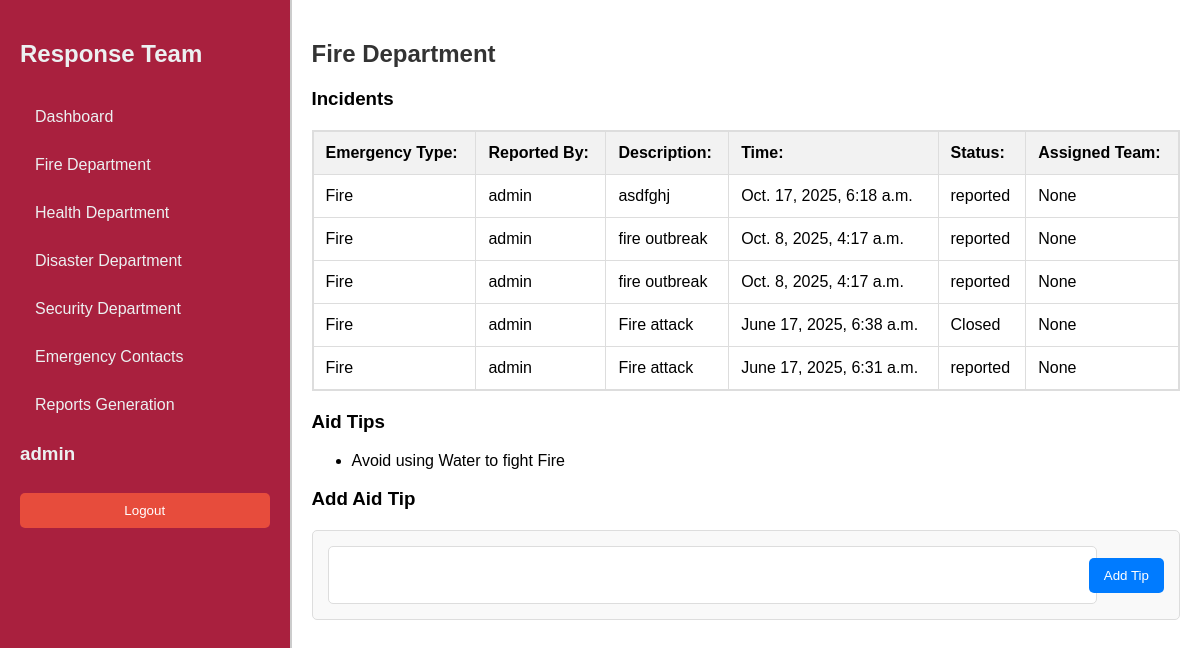
Screenshot of /response-team/fire/ (signed in) with the database file from the repository.
### sos/models.py (models this page shows, shortened)
class Emergency(models.Model):
    LOCATION_CHOICES = (
        ('location_1', 'Thika Town'),
        ('location_2', 'Bidco'),
        ('location_3', 'Runda'),
        ('location_4', 'Starehe'),
        ('location_5', 'MKU'),
        ('location_6', 'Thika Level 5'),
        ('location_7', 'Kiandutu'),
        ('location_8', 'Biafra'),
    )
    STATUS_CHOICES = (
        ('reported', 'Reported'),
        ('dispatched', 'Dispatched'),
        ('on_seen', 'On Seen'),
        ('resolved', 'Resolved'),
        ('cancelled', 'Cancelled'),
    )
    emergency_type = models.ForeignKey(EmergencyType, on_delete=models.CASCADE)
    reported_by = models.ForeignKey(User, on_delete=models.CASCADE)
    description = models.TextField(blank=True)
    reported_at = models.DateTimeField(auto_now_add=True)
    resolved_at = models.DateTimeField(blank=True, null=True)
    assigned_team = models.ForeignKey(
        'ResponseTeam',
        on_delete=models.SET_NULL,
        null=True,
        blank=True,
        related_name='assigned_emergencies'
    )
    location = models.CharField(max_length=20, choices=LOCATION_CHOICES, default='location_1', help_text="Select the location of the emergency")
    status = models.CharField(max_length=20, choices=STATUS_CHOICES, default='reported')
    class Meta:
        ordering = ['-reported_at']
        verbose_name = 'Emergency Report'
        verbose_name_plural = 'Emergency Reports'

class EmergencyType(models.Model):
    name = models.CharField(max_length=255, unique=True, help_text="Fire, Medical, Security")
    description = models.TextField(blank=True, null=True)
    def __str__(self):
        return self.name

class AidTip(models.Model):
    emergency_type = models.CharField(max_length=50)  # e.g., 'Fire', 'Medical', etc.
    tip = models.TextField()
    created_at = models.DateTimeField(auto_now_add=True)

### responseTeam/views.py (the view)
# urls.py: path('fire/', views.fireDepartment, name='fire_department'),
@staff_member_required
def fireDepartment(request):
    fire_type = get_object_or_404(EmergencyType, name='Fire')  # Get the EmergencyType instance for 'Fire'
    incidents = Emergency.objects.filter(emergency_type=fire_type)
    tips = AidTip.objects.filter(emergency_type=fire_type)  # Use the fire_type instance
    if request.method == 'POST':
        form = AidTipForm(request.POST)
        if form.is_valid():
            aid_tip = form.save(commit=False)  # Do not save to the database yet
            aid_tip.emergency_type = fire_type  # Set the emergency type
            aid_tip.save()  # Now save the instance
            return redirect('fire_department')
    else:
        form = AidTipForm()  # No initial data needed since emergency_type is set in the view
    context = {
        'incidents': incidents,
        'tips': tips,
        'form': form,
    }
    return render(request, 'firedepartment/fire.html', context)

### sos/forms.py
class AidTipForm(forms.ModelForm):
    class Meta:
        model = AidTip
        fields = ['tip']  # Only include the tip field
    def __init__(self, *args, **kwargs):
        super(AidTipForm, self).__init__(*args, **kwargs)

### responseTeam/views.py (called while the page is built)
def staff_member_required(view_func):
    decorated_view_func = user_passes_test(lambda u: u.is_staff)(view_func)
    return decorated_view_func

### responseTeam/templates/firedepartment/fire.html (shortened to what this page needs)
{% extends 'dashboard.html' %}
{% block content %}
<h2>Fire Department</h2>
<h3>Incidents</h3>
<div class="table-container">
    <table id="incidentTable">
        <thead>
            <tr>
                <th><strong>Emergency Type:</strong></th>
                <th><strong>Reported By:</strong></th>
                <th><strong>Description:</strong></th>
                <th><strong>Time:</strong></th>
                <th><strong>Status:</strong></th>
                <th><strong>Assigned Team:</strong></th>
            </tr>
        </thead>
        <tbody>
            {% for incident in incidents %}
            <tr style="cursor: pointer" onclick="window.location='{% url 'incidents_detail' incident.pk %}'">
                <td>{{ incident.emergency_type }}</td>
                <td>{{ incident.reported_by }}</td>
                <td>{{ incident.description }}</td>
                <td>{{ incident.reported_at }}</td>
                <td>{{ incident.status }}</td>
                <td>{{ incident.assigned_team }}</td>
            </tr>
            {% empty %}
            <tr>
                <td colspan="6">No incidents reported yet</td>
            </tr>
            {% endfor %}
        </tbody>
    </table>
</div>
<h3>Aid Tips</h3>
<ul>
    {% for tip in tips %}
        <li>{{ tip.tip }}</li>
    {% empty %}
        <li>No aid tips available.</li>
    {% endfor %}
</ul>
<h3>Add Aid Tip</h3>
<div class="add-tip-form">
    <form method="post">
        <div class="form-group">
            <input type="text" name="{{ form.tip.name }}" id="{{ form.tip.id_for_label }}" class="form-control" value="{{ form.tip.value|default:'' }}" required>
        </div>
        <button type="submit">Add Tip</button>
    </form>
</div>
{% endblock %}

### responseTeam/templates/components/staff_aside.html (shortened to what this page needs)
<aside class="sidebar">
    <h2 class='title'><a href='/' class="sidebar-title">
        Response Team</a></h2>
    <ul class="sidebar-menu">
        <li class="sidebar-item">
            <a href='/response-team/' class="sidebar-link">Dashboard</a>
        </li>
        <li class="sidebar-item">
            <a href='/response-team/fire/' class="sidebar-link">Fire Department</a>
        </li>
        <li class="sidebar-item">
            <a href='/response-team/health/' class="sidebar-link">Health Department</a>
        </li>
        <li class="sidebar-item">
            <a href='/response-team/disaster/' class="sidebar-link">Disaster Department</a>
        </li>
        <li class="sidebar-item">
            <a href='/response-team/security/' class="sidebar-link">Security Department</a>
        </li>
        <li class="sidebar-item">
            <a href="{%url 'emergency_contacts_list'%}" class="sidebar-link">Emergency Contacts</a>
        </li>
        <li class="sidebar-item">
            <a href="{%url 'all_reports-overview'%}" class="sidebar-link">Reports Generation</a>
        </li>
        {% if user.is_authenticated %}
            <h3>{{user.username}}</h3>
            <form method="post" action="{% url 'logout' %}">
                <button type="submit" class="logout-button">Logout</button>
            </form>
            {% else %}
            <a href="/accounts/login" class="login" style='text-decoration:none; color:white;'>Login</a>
            {% endif %}
    </ul>
</aside>

### responseTeam/templates/dashboard.html (style rules this page uses)
html, body { height: 100%; width: 100%; margin: 0; padding: 0; }
body { font-family: "Arial", sans-serif; background-color: #f4f7fa; position: relative; }
h2 { color: #333; margin-top: 20px; }
.table-container { max-height: 400px; overflow-y: auto; overflow-x: hidden; border: 1px solid #ddd; margin: 20px 0; }
table { width: 100%; border-collapse: collapse; margin: 0; }
th, td { padding: 12px; text-align: left; border: 1px solid #ddd; }
th { background-color: #f2f2f2; font-weight: bold; }
button { background-color: #dc3545; color: white; border: none; padding: 10px 15px; border-radius: 5px; cursor: pointer; transition: background-color 0.3s; }

### responseTeam/templates/components/staff_aside.html (style rules this page uses)
.sidebar { background-color: #a9203e; color: #ecf0f1; padding: 20px; height: 100%; display: flex; flex-direction: column; }
.sidebar-title { font-size: 24px; font-weight: bold; color: #ecf0f1; text-decoration: none; margin-bottom: 20px; text-align: center; }
.sidebar-menu { list-style: none; padding: 0; margin: 0; }
.sidebar-item { margin: 10px 0; }
.sidebar-link { color: #ecf0f1; text-decoration: none; padding: 10px 15px; display: block; border-radius: 5px; transition: background-color 0.3s; }
.logout-button { background-color: #e74c3c; color: white; border: none; padding: 10px 15px; border-radius: 5px; cursor: pointer; width: 100%; margin-top: 10px; transition: background-color 0.3s; }

### responseTeam/templates/firedepartment/fire.html (style rules this page uses)
.add-tip-form { margin-top: 20px; background: #f9f9f9; padding: 15px; border-radius: 5px; border: 1px solid #ddd; }
form { display: flex; align-items: center; gap: 10px; }
.form-group { flex: 1; margin-bottom: 0; }
.form-control { width: 100%; padding: 8px; border: 1px solid #ddd; border-radius: 5px; font-size: 14px; height: 40px; resize: none; }
.add-tip-form button { background-color: #007BFF; color: white; border: none; padding: 10px 15px; border-radius: 5px; cursor: pointer; transition: background-color 0.3s ease; }

### rows the page displays
Emergency: emergency_type "Fire", reported_by "admin", description "asdfghj", reported_at "Oct. 17, 2025, 6:18 a.m.", status "reported", assigned_team "None"
Emergency: emergency_type "Fire", reported_by "admin", description "fire outbreak", reported_at "Oct. 8, 2025, 4:17 a.m.", status "reported", assigned_team "None"
Emergency: emergency_type "Fire", reported_by "admin", description "fire outbreak", reported_at "Oct. 8, 2025, 4:17 a.m.", status "reported", assigned_team "None"
Emergency: emergency_type "Fire", reported_by "admin", description "Fire attack", reported_at "June 17, 2025, 6:38 a.m.", status "Closed", assigned_team "None"
Emergency: emergency_type "Fire", reported_by "admin", description "Fire attack", reported_at "June 17, 2025, 6:31 a.m.", status "reported", assigned_team "None"
AidTip: tip "Avoid using Water to fight Fire"

### other values shown
{{ user.username }} "admin"
